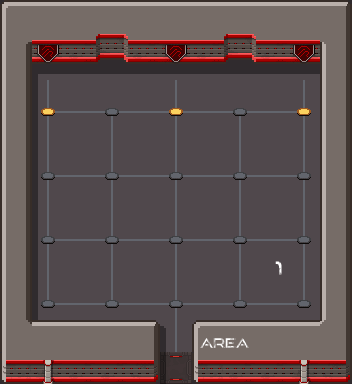

Rendered tile map (Tiled .tmx) drawn with the repository's tilesets; below, a short description and the full map source, tile grids included:
An orthogonal 11x12 tile map with 32x32 px tiles, 6 tile layers (floor, shadow, wall, p, ...), 3 tilesets.

<map version="1.10" tiledversion="1.10.2" orientation="orthogonal" renderorder="right-down" width="11" height="12" tilewidth="32" tileheight="32" infinite="0" nextlayerid="7" nextobjectid="1">
 <tileset firstgid="1" source="alien_spaceship_tileset.tsx" />
 <tileset firstgid="193" source="alien_spaceship_tileset2.tsx" />
 <tileset firstgid="433" source="scifi_tileset_01.tsx" />
 <layer id="2" name="floor" width="11" height="12">
  <data encoding="csv">
343,343,343,343,343,343,343,343,343,343,343,
343,343,343,343,343,343,343,343,343,343,343,
343,343,343,343,343,343,343,343,343,343,343,
343,343,343,343,343,343,343,343,343,343,343,
343,343,343,343,343,343,343,343,343,343,343,
343,343,343,343,343,343,343,343,343,343,343,
343,343,343,343,343,343,343,343,343,343,343,
343,343,343,343,343,343,343,343,343,343,343,
343,343,343,343,343,343,343,343,343,343,343,
343,343,343,343,343,343,343,343,343,343,343,
343,343,343,343,343,343,343,343,343,343,343,
343,343,343,343,343,374,343,343,343,343,343
</data>
 </layer>
 <layer id="5" name="shadow" width="11" height="12" opacity="0.4">
  <data encoding="csv">
228,0,0,0,0,0,0,0,0,0,228,
0,0,0,228,228,228,228,228,0,0,0,
0,205,214,214,214,214,214,214,214,214,0,
0,235,0,0,0,0,0,0,0,0,0,
0,235,0,0,0,0,0,0,0,0,0,
0,235,0,0,0,0,0,0,0,0,0,
0,235,0,0,0,0,0,0,0,0,0,
0,235,0,0,0,0,0,0,0,0,0,
0,235,0,0,0,0,0,0,0,0,0,
0,235,0,0,0,0,0,0,0,0,0,
0,0,0,0,0,225,0,0,0,0,0,
228,0,0,0,228,235,228,0,0,0,228
</data>
 </layer>
 <layer id="3" name="wall" width="11" height="12">
  <data encoding="csv">
226,245,245,245,245,245,245,245,245,245,224,
255,308,303,195,303,308,303,195,303,308,254,
220,0,0,0,0,0,0,0,0,0,220,
220,0,0,0,0,0,0,0,0,0,220,
220,0,0,0,0,0,0,0,0,0,220,
220,0,0,0,0,0,0,0,0,0,220,
220,0,0,0,0,0,0,0,0,0,220,
220,0,0,0,0,0,0,0,0,0,220,
220,0,0,0,0,0,0,0,0,0,220,
220,0,0,0,0,0,0,0,0,0,220,
264,245,245,245,224,0,226,245,245,245,265,
206,297,303,303,204,0,206,303,303,297,204
</data>
 </layer>
 <layer id="6" name="p" width="11" height="12">
  <data encoding="csv">
0,0,0,0,0,0,0,0,0,0,0,
0,0,0,0,0,0,0,0,0,0,0,
0,0,0,0,0,0,0,0,0,0,0,
0,0,0,0,0,0,0,0,0,0,0,
0,0,0,0,0,0,0,0,0,0,0,
0,0,0,0,0,0,0,0,0,0,0,
0,0,0,0,0,0,0,0,0,0,0,
0,0,0,0,0,0,0,0,0,0,0,
0,0,0,0,0,0,0,0,586,0,0,
0,0,0,0,0,0,0,0,0,0,0,
0,0,0,0,0,0,583,584,0,0,0,
0,0,0,0,0,0,0,0,0,0,0
</data>
 </layer>
 <layer id="4" name="line" width="11" height="12">
  <data encoding="csv">
0,0,0,0,0,0,0,0,0,0,0,
0,0,0,0,0,0,0,0,0,0,0,
0,2684354922,0,0,0,2684354922,0,0,0,2684354922,0,
0,2684354911,2684354931,3221225823,2684354931,361,2684354931,3221225823,2684354931,1610613087,0,
0,371,0,371,0,371,0,371,0,371,0,
0,2684354911,2684354931,361,2684354931,361,2684354931,361,2684354931,1610613087,0,
0,371,0,371,0,371,0,371,0,371,0,
0,2684354911,2684354931,361,2684354931,361,2684354931,361,2684354931,1610613087,0,
0,371,0,371,0,371,0,371,0,371,0,
0,352,2684354931,351,2684354931,361,2684354931,351,2684354931,1610613088,0,
0,0,0,0,0,371,0,0,0,0,0,
0,0,0,0,0,0,0,0,0,0,0
</data>
 </layer>
 <layer id="1" name="point" width="11" height="12">
  <data encoding="csv">
0,0,0,0,0,0,0,0,0,0,0,
0,0,0,0,0,0,0,0,0,0,0,
0,0,0,0,0,0,0,0,0,0,0,
0,350,0,360,0,350,0,360,0,350,0,
0,0,0,0,0,0,0,0,0,0,0,
0,360,0,360,0,360,0,360,0,360,0,
0,0,0,0,0,0,0,0,0,0,0,
0,360,0,360,0,360,0,360,0,360,0,
0,0,0,0,0,0,0,0,0,0,0,
0,360,0,360,0,360,0,360,0,360,0,
0,0,0,0,0,0,0,0,0,0,0,
0,0,0,0,0,0,0,0,0,0,0
</data>
 </layer>
</map>
